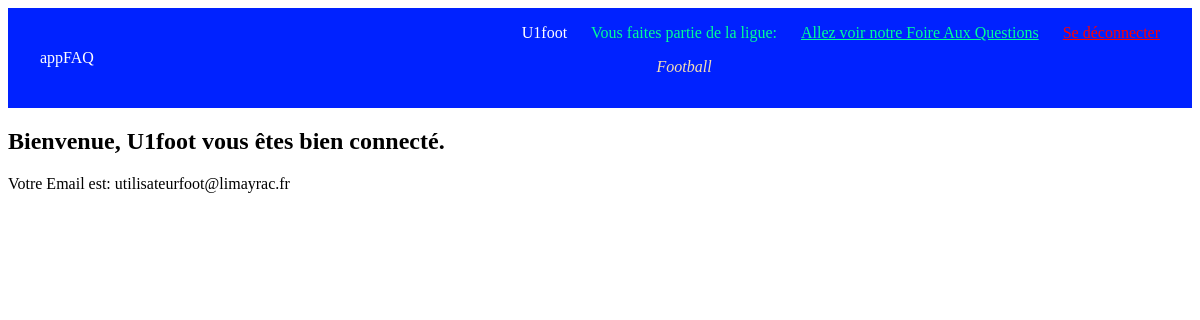
Page /appFAQ/index.php (signed in) on the committed database.
### tables this page shows
CREATE TABLE `user` (
  `id_user` bigint(11) NOT NULL,
  `pseudo` varchar(50) NOT NULL,
  `mdp` varchar(255) NOT NULL,
  `mail` varchar(50) NOT NULL,
  `id_usertype` bigint(11) NOT NULL,
  `id_ligue` bigint(11) NOT NULL,
  `dateNaissance` date NOT NULL
);

CREATE TABLE `ligue` (
  `id_ligue` bigint(11) NOT NULL,
  `lib_ligue` varchar(50) NOT NULL
);

### appFAQ/index.php (the view, shortened to what this page needs)
<?php
require_once 'coDB.php';
if (isset($_SESSION['user_id'])) {
$stmt = $pdo->prepare("SELECT u.pseudo, u.mail, l.lib_ligue
                       FROM user  u
                       INNER JOIN ligue l ON u.id_ligue = l.id_ligue
                       WHERE u.id_user = :id_user");
$stmt->execute([':id_user'  => $_SESSION['user_id']]);
$user = $stmt->fetch(PDO::FETCH_ASSOC);
}
?>
<!DOCTYPE html>
<html lang="fr">
<head>
    <link rel="stylesheet" href="css/index.css">
</head>
<body>
<?php if (isset($_SESSION['user_id'])){?>
    <nav class="navbar">
        <div class="navbar-logo"><p>appFAQ</p></div>
        <ul class="navbar-links">
            <li><?= $user['pseudo']; ?></li>
            <li style="color: rgb(0, 255, 149)">Vous faites partie de la ligue: <br><p style="text-align: center; color:wheat;"><i><?= $user['lib_ligue']?></i></p></li>
            <li><a href="faq.php"><u>Allez voir notre Foire Aux Questions</u></a></li>
            <li><a href="logout.php" style="color: red;"><u>Se déconnecter</u></a></li>
        </ul>
    </nav>
    <h2>Bienvenue, <?= $user['pseudo']; ?> vous êtes bien connecté.</h2>
    <p>Votre Email est:
        <?= $user['mail']; ?>
    </p>
<?php exit();}?>

### appFAQ/css/index.css (style rules this page uses)
.navbar { background-color: #0022ff; color: white; padding: 1rem 2rem; display: flex; justify-content: space-between; align-items: center; }
.navbar-links { list-style: none; display: flex; gap: 1.5rem; margin: 0; padding: 0; }
.navbar-links li a { color: rgb(0, 255, 149); text-decoration: none; font-weight: 500; transition: color 0.3s; }

### rows in the picture
user: pseudo "U1foot", id_ligue.lib_ligue "Football", mail "utilisateurfoot@limayrac.fr"
